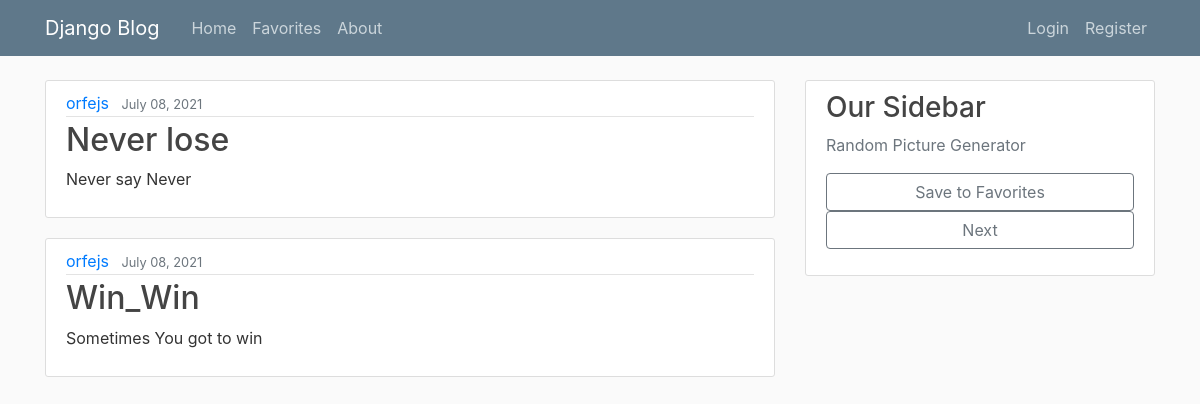
The page / on the database its author committed.
### my_site/blog/models.py (models this page shows, shortened)
class Post(models.Model):
    title = models.CharField(max_length=100)
    content = models.TextField()
    date_posted = models.DateTimeField(default=timezone.now)
    author = models.ForeignKey(User, on_delete=models.CASCADE)

### my_site/blog/views.py (the view)
# urls.py: path('', PostListView.as_view(), name='blog-home'),
class PostListView(ListView):
    model = Post
    template_name = 'blog/home.html'  # <app>/<model>_<viewtype>.html
    context_object_name = 'posts'
    ordering = ['-date_posted']

### blog/templates/blog/home.html
{% extends "blog/base.html" %}
{% block content %}
    {% for post in posts %}
        <article class="media content-section">
          <div class="media-body">
            <div class="article-metadata">
              <a class="mr-2" href="#">{{ post.author }}</a>
              <small class="text-muted">{{ post.date_posted|date:"F d, Y" }}</small>
            </div>
            <h2><a class="article-title" href="{% url 'post-detail' post.id %}">{{ post.title }}</a></h2>
            <p class="article-content">{{ post.content }}</p>
          </div>
        </article>
     {% endfor %}
{% endblock content %}

### my_site/blog/static/blog/main.css (style rules this page uses)
body { background: #fafafa; color: #333333; margin-top: 5rem; }
h1, h2, h3, h4, h5, h6 { color: #444444; }
.content-section { background: #ffffff; padding: 10px 20px; border: 1px solid #dddddd; border-radius: 3px; margin-bottom: 20px; }
.article-title { color: #444444; }
.article-content { white-space: pre-line; }
.article-metadata { padding-bottom: 1px; margin-bottom: 4px; border-bottom: 1px solid #e3e3e3 }

### rows shown on the page
Post: author "orfejs", date_posted "July 08, 2021", title "Never lose", content "Never say Never"
Post: author "orfejs", date_posted "July 08, 2021", title "Win_Win", content "Sometimes You got to win"
